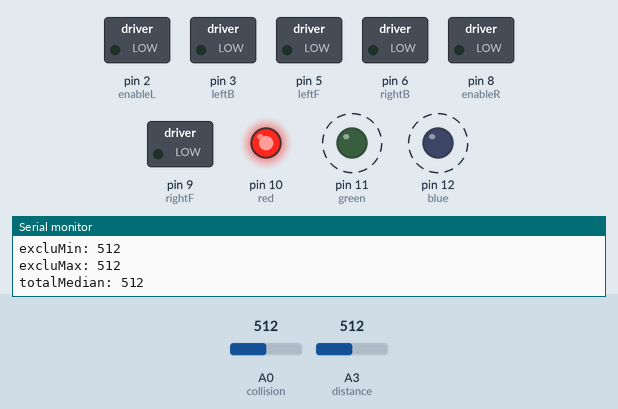
Bench run of a sketch on a simulated Arduino Uno, built with avr-gcc and run on an emulated ATmega328P. Shown: switched loads named in the sketch (green lamp = pin HIGH), output pins drawn as LEDs (lit = HIGH), the last lines printed to the serial monitor. Dashed ring = blinking. Inputs (shaded band) come from the test bench; at power-on: A3 (distance) = 512, A0 (collision) = 512.

Above: at 0.66 s.
1.3 s: A3 (distance) set to 259
4.3 s: A3 (distance) set to 243
At 4.53 s:
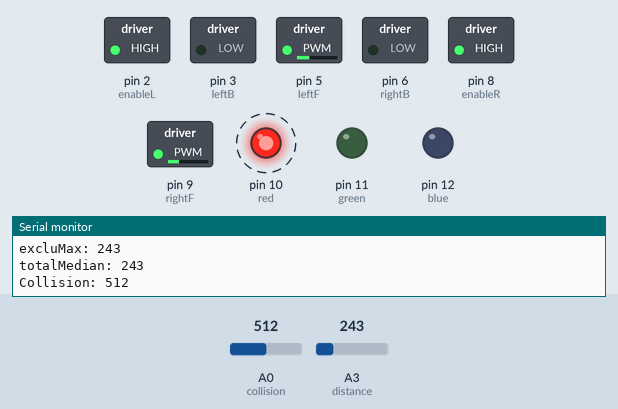
7.3 s: A0 (collision) set to 643
10.3 s: A0 (collision) set to 668
At 10.57 s:
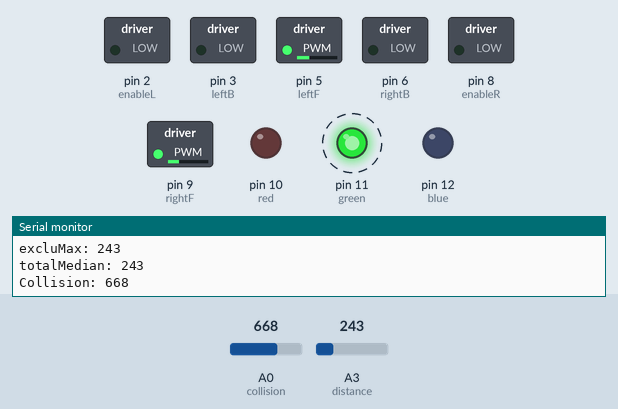
13.3 s: A0 (collision) set to 640
At 13.47 s:
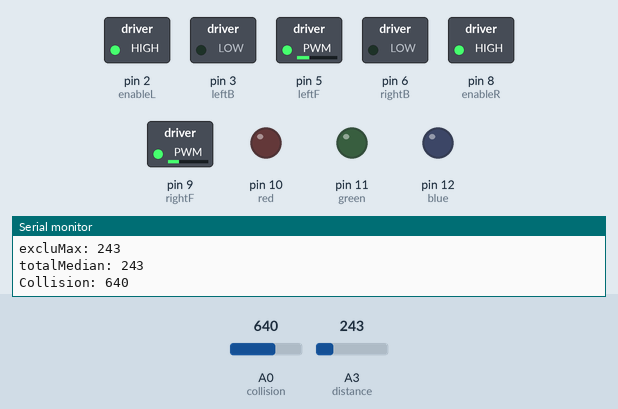
16.3 s: A0 (collision) set to 660
At 16.49 s:
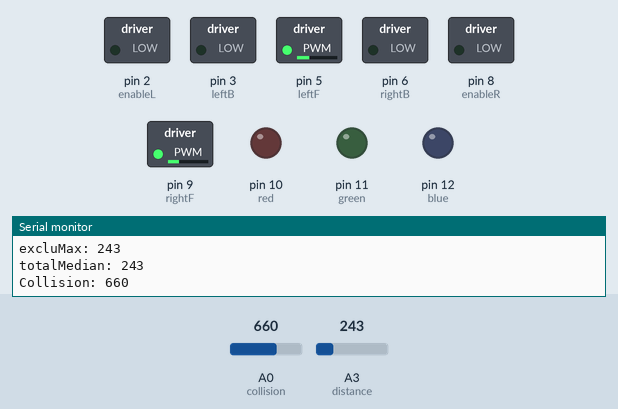
Timing chart, 0 to 20.3 s (numbered marks = the images above; inputs shaded):
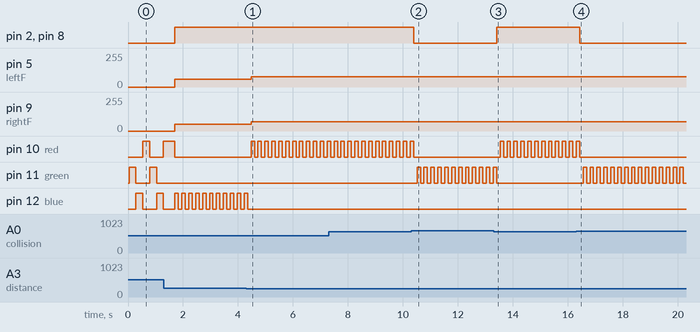

The sketch:

Mobile_Robot.ino
```cpp
/* Project realized from January 2014 to March 2014 for a physics course-project at cégep by Jonathan Guillotte-Blouin
   (software and a little bit hardware) and Alexandre Larose (hardware) */

/* The robot has 2 independent DC engines, a distance sensor, a collision sensor, a quadruple half h-bridge (L293D) and
   an Arduino Uno board */

/* Its goal is to turn on itself until it finds a target in a radius of 70 cm (the distance sensor limit), make sure it
   indeed is an object, then go towards it, then stop if front of it when a collision is detected by the collision
   sensor. */

/* When testing, the Arduino was alimented by a USB 2.0 cable connected to the computer, and it would communicate via a
   serial monitor displayed in the Arduino IDE many information that we found helpful. */

/* This was done with little prior experience in programming (only a little bit of JavaScript at the time) and in hands-on
   electronics. It mixes programming, theoretical and practical knowledge of electricity and a lot of research. */


#define leftF 5 // left engine forwards
#define rightF 9
#define leftB 3 // left engine backwards
#define rightB 6
#define enableR 8 // activate the right engine
#define enableL 2 // activate the left engine

#define distance A3 // position of the distance sensor
#define collision A0 // position of the collision sensor

#define red 10 // position of the red LED
#define green 11 // position of the green LED
#define blue 12 // position of the blue LED

unsigned long timeD = 0; // used to blink the LED
unsigned long timeT = 0; // used to wait for the "turn" function
boolean state = 0; // gives the LED state (HIGH or LOW)
unsigned long count = 0; // count the number of times the "loop" has been called

byte i = 0;
const byte n = 5; // amount of data capture per filtered packet
int tensionAverage[n]; // array containing the n last distance mesures, which will later be filtered
unsigned int totalAverage = 0;
unsigned int totalMedian = 0;

void setup() {
  // engines
  pinMode(leftF, OUTPUT); // announce the different inputs and outputs connected to the Arduino
  pinMode(rightF, OUTPUT);
  pinMode(leftB, OUTPUT);
  pinMode(rightB, OUTPUT);
  pinMode(enableL,OUTPUT);
  pinMode(enableR,OUTPUT);

  // sensors
  pinMode(distance,INPUT);
  pinMode(collision,INPUT);

  // LED
  pinMode(red,OUTPUT);
  pinMode(green,OUTPUT);
  pinMode(blue,OUTPUT);

  Serial.begin(9600); // start a communication with the computer at 9600 baud
}


/* Function to turn the robot until an object is detected */
void turn ()
{

  while (true)
  {
      averageMedian();

    if (totalMedian < 90) // if no object is detected, make the robot turn on itself, and turn on the red LED
    {
      // engines
      digitalWrite(enableL,HIGH);
      digitalWrite(enableR,HIGH);
      analogWrite(leftF,0);
      analogWrite(rightB,0);
      analogWrite(leftB,40);
      analogWrite(rightF,40);

      // LED
      digitalWrite(green,LOW);
      digitalWrite(blue,LOW);
      digitalWrite(red,HIGH);
    }

    else // if not, stop the engines for 1.5 second and initiate a LED chaser
    {
      timeT = millis();

      while (millis() - timeT < 1500)
      {
      digitalWrite(enableL,LOW);
      digitalWrite(enableR,LOW);
        if (millis() - timeT < 250)
        {
          digitalWrite(blue,LOW);
          digitalWrite(red,LOW);
          digitalWrite(green,HIGH);
        }
        else if (millis() - timeT < 500)
        {
          digitalWrite(green,LOW);
          digitalWrite(red,LOW);
          digitalWrite(blue,HIGH);
        }
        else if(millis() - timeT < 750)
        {
          digitalWrite(green,LOW);
          digitalWrite(blue,LOW);
          digitalWrite(red,HIGH);
        }
        else if (millis() - timeT < 1000)
        {
          digitalWrite(blue,LOW);
          digitalWrite(red,LOW);
          digitalWrite(green,HIGH);
        }
        else if (millis() - timeT < 1250)
        {
          digitalWrite(green,LOW);
          digitalWrite(red,LOW);
          digitalWrite(blue,HIGH);
        }
        else if (millis() - timeT < 1500)
        {
          digitalWrite(green,LOW);
          digitalWrite(blue,LOW);
          digitalWrite(red,HIGH);
        }
      }

      averageMedian();

      if (totalMedian > 90) // if after 1.5 second an object is still detected, then stop turning
        break;
    }
  }
}


/* Function for the conditional alimentation of the engines */
void engine(int tensionDistance, int tensionCollision) {
  if (tensionCollision > 650){ // if there is a collision with the target, stop the engines
    digitalWrite(enableL,LOW);
    digitalWrite(enableR,LOW);
  }

  else if (tensionDistance>250) { // if the target is near, slow the engines
    digitalWrite(enableL,HIGH);
    digitalWrite(enableR,HIGH);
    analogWrite(leftB,0);
    analogWrite(rightB,0);
    analogWrite(leftF,57);
    analogWrite(rightF,50);
  }

  else { // if not, go to a cruising speed
    digitalWrite(enableL,HIGH);
    digitalWrite(enableR,HIGH);
    analogWrite(leftB,0);
    analogWrite(rightB,0);
    analogWrite(leftF,78);
    analogWrite(rightF,70);

  }

}


/* Function for the lightning of the LEDs */
void LED(int tensionDistance, int tensionCollision) {

  state = !state;
  if(tensionCollision > 650) { // if the robot has collided, blink the green LED
    digitalWrite(red,LOW);
    digitalWrite(blue,LOW);
    digitalWrite(green,state);
  }

  else if(tensionDistance > 250) { // if the robot is close to the target, blink the blue LED
    digitalWrite(red,LOW);
    digitalWrite(green,LOW);
    digitalWrite(blue,state);
  }

  else { // if not, blink the red LED
    digitalWrite(green,LOW);
    digitalWrite(blue,LOW);
    digitalWrite(red,state);
  }
}


/* Function to filter data coming from the distance sensor, and communicate the results to the computer */
void averageMedian() {
  totalAverage = 0;
  totalMedian = 0;
  Serial.print(" Array: [");

  for (i=0; i<n; i++) {
    tensionAverage[i] = analogRead(distance);
    totalAverage = totalAverage + tensionAverage[i];
    Serial.print(tensionAverage[i]);

    if(i != n-1) {
      Serial.print(", ");
    }

    else {
      Serial.println("]");
    }
  }
  totalMedian = totalAverage;
  totalAverage = totalAverage/n;


  int excluMin = min(tensionAverage[0], min(tensionAverage[1], min(tensionAverage[2], min(tensionAverage[3], tensionAverage[4]))));
  int excluMax = max(tensionAverage[0], max(tensionAverage[1], max(tensionAverage[2], max(tensionAverage[3], tensionAverage[4]))));
  int excluded = excluMin + excluMax;

  totalMedian = (totalMedian - excluded)/(n-2);

  Serial.print(" totalAverage: ");
  Serial.println(totalAverage);
  Serial.print("excluMin: ");
  Serial.println(excluMin);
  Serial.print("excluMax: ");
  Serial.println(excluMax);
  Serial.print("totalMedian: ");
  Serial.println(totalMedian);
  Serial.println("");
}

void loop() {
  if (count == 0) // we only want to call turn() once (at the beginning)
    turn();

  averageMedian();
  unsigned int lectureD = totalMedian;
  unsigned int lectureC = analogRead(collision);
  Serial.print("Collision: ");
  Serial.println(lectureC);

  engine (lectureD, lectureC);

  if ((millis() - timeD) > 100) { // blink every 100 ms
    LED(lectureD, lectureC);
    timeD = millis();
  }

  count++;
}
```

Measured:
- the behaviour switches between 251 and 250 on A3 (distance) (found by bisection; images 0 and 1)
- the behaviour switches between 650 and 651 on A0 (collision) (found by bisection; images 1 and 2)
- after the input at 4.3 s, pin 5 (leftF): 57/255 → 78/255 after 0.18 s; pin 9 (rightF): 50/255 → 70/255 after 0.18 s; pin 10 (red): alternates HIGH for 0.13 s and LOW for 0.13 s, starting after 0.18 s; pin 12 (blue): goes on until 4.4 s, then stays LOW
- after the input at 10.3 s, pin 2 (enableL), pin 8 (enableR): HIGH → LOW after 0.09 s; pin 10 (red): goes on until 10.4 s, then stays LOW; pin 11 (green): alternates HIGH for 0.13 s and LOW for 0.13 s, starting after 0.22 s
- after the input at 13.3 s, pin 2 (enableL), pin 8 (enableR): LOW → HIGH after 0.11 s; pin 10 (red): alternates HIGH for 0.13 s and LOW for 0.13 s, starting after 0.24 s; pin 11 (green): goes on until 13.4 s, then stays LOW
- after the input at 16.3 s, pin 2 (enableL), pin 8 (enableR): HIGH → LOW after 0.13 s; pin 10 (red): goes on until 16.4 s, then stays LOW; pin 11 (green): alternates HIGH for 0.13 s and LOW for 0.13 s, starting after 0.26 s
- by itself, pin 11 (green): alternates HIGH for 0.25 s and LOW for 0.50 s
- by itself, pin 12 (blue): alternates HIGH for 0.13 s and LOW for 0.13 s
